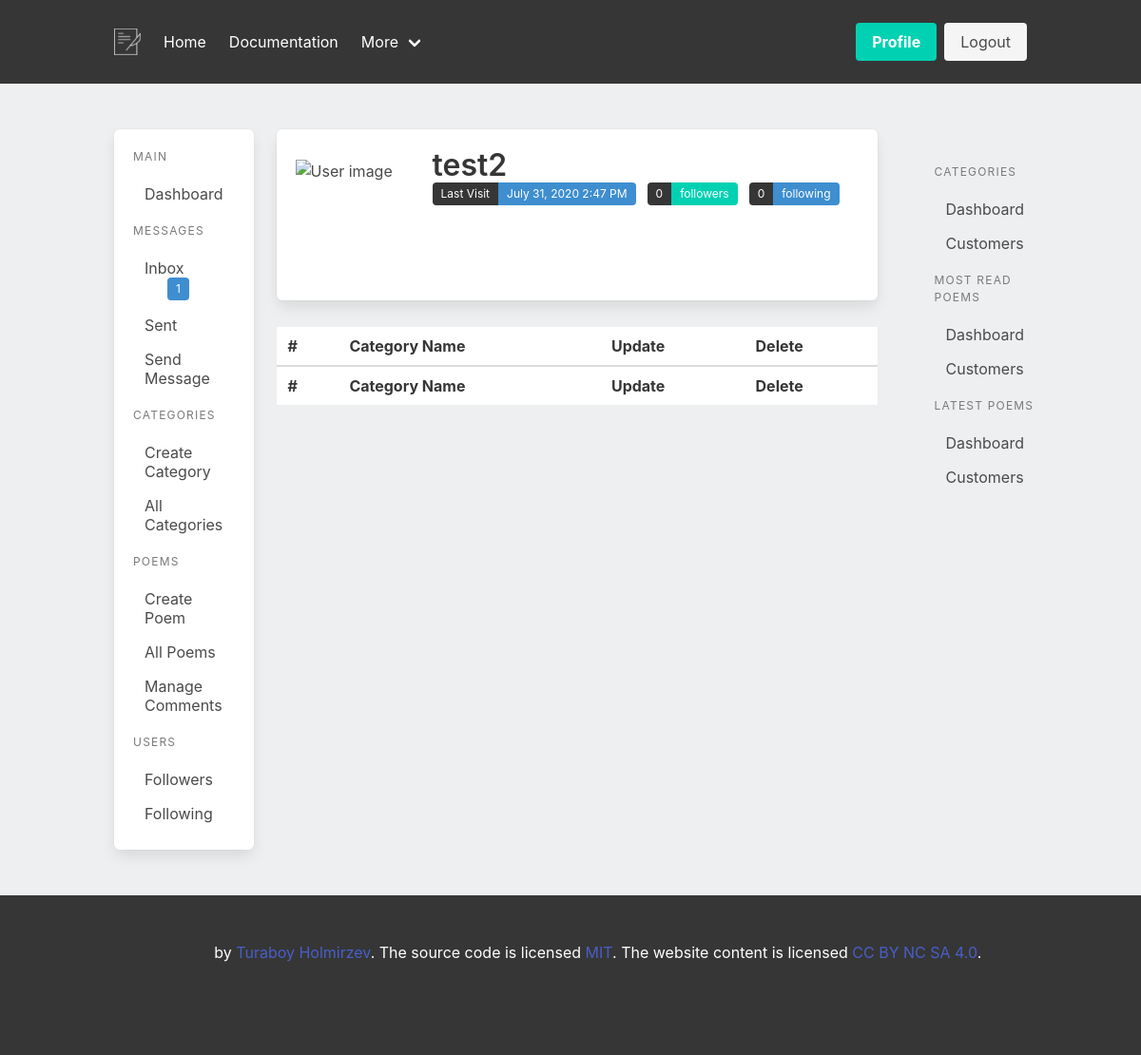
The app's page /poems/categories (signed in), older data.
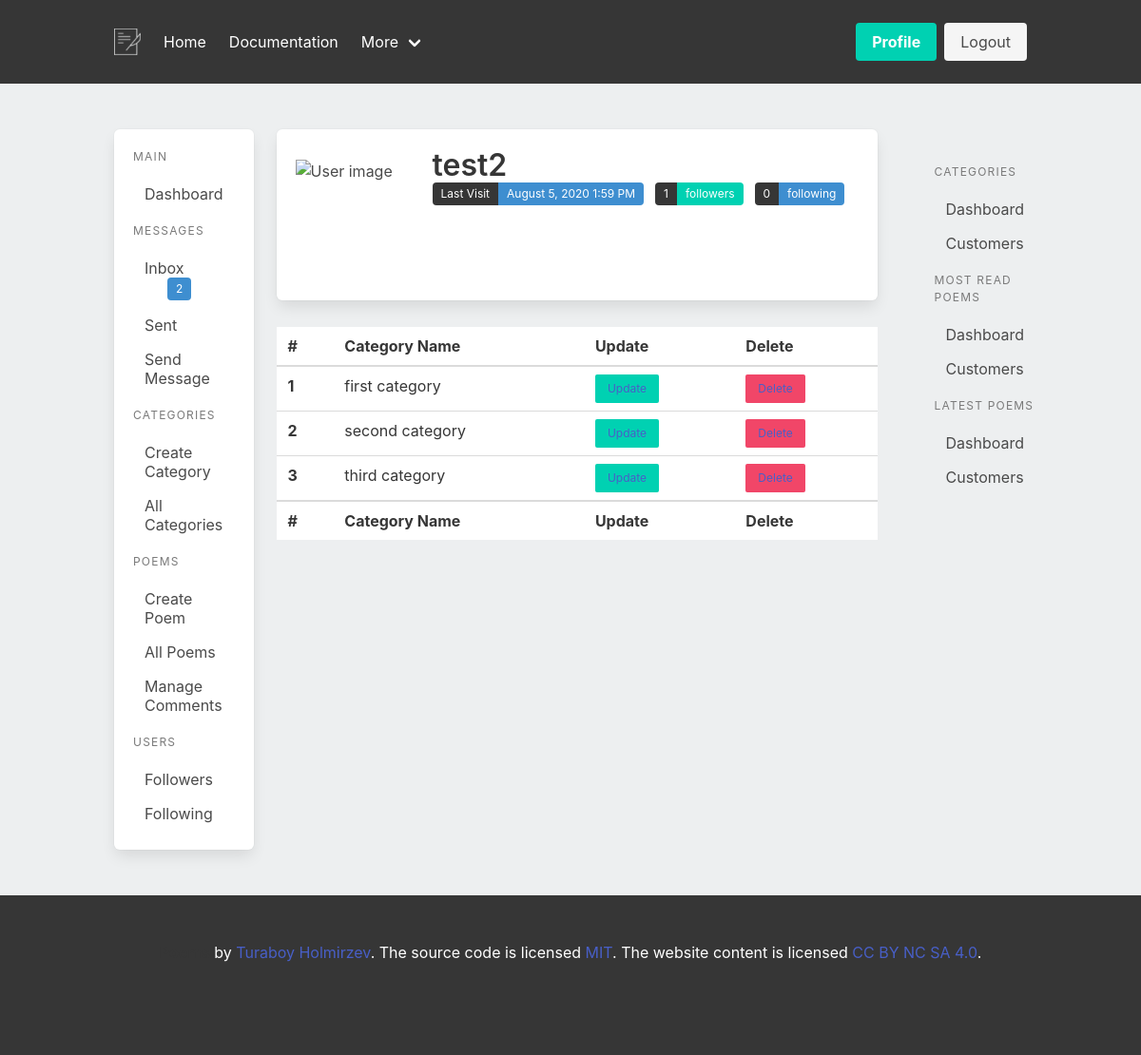
The same page, newer data.
### app/models.py (models this page shows, shortened)
class Message(db.Model):
    id = db.Column(db.Integer, primary_key=True)
    body = db.Column(db.String(140))
    is_read = db.Column(db.Boolean, default=False)
    create_at = db.Column(db.DateTime, default=datetime.utcnow)
    sent_user_id = db.Column(db.Integer, db.ForeignKey('user.id'), nullable=False)
    received_user_id = db.Column(db.Integer, db.ForeignKey('user.id'), nullable=False)

class User(UserMixin, db.Model):
    id = db.Column(db.Integer, primary_key=True)
    username = db.Column(db.String(64), index=True, unique=True)
    email = db.Column(db.String(120), index=True, unique=True)
    image_file = db.Column(db.String(120), nullable=True, default="default.jpg")
    password_hash = db.Column(db.String(128))
    about_me = db.Column(db.String(140))
    is_admin = db.Column(db.Boolean, default=False)
    last_seen = db.Column(db.DateTime, default=datetime.utcnow)
    poems = db.relationship('Poem', backref='author', lazy='dynamic')
    sent_messages = db.relationship('Message', backref='sent_user', lazy=True, foreign_keys='Message.sent_user_id')
    received_messages = db.relationship('Message', backref='received_user', lazy=True, foreign_keys='Message.received_user_id')
    followed = db.relationship(
        'User', secondary=followers,
        primaryjoin=(followers.c.follower_id == id),
        secondaryjoin=(followers.c.followed_id == id),
        backref=db.backref('followers', lazy='dynamic'), lazy='dynamic')
    def new_inbox_messages(self):
        return len([m for m in self.received_messages if m.is_read == False])

class Category(db.Model):
    id = db.Column(db.Integer, primary_key=True)
    name = db.Column(db.String(300), nullable=False)
    poems = db.relationship('Poem', backref='category', lazy='dynamic')

### app/poems/routes.py (the view)
@bp.route("/categories")
def category_list():
    return render_template("poems/category_list.html", categories=Category.query.all())

### app/models.py (called while the page is built)
@login.user_loader
def load_user(id):
    return User.query.get(int(id))

### app/templates/poems/category_list.html
{% extends "dashboard_base.html" %}
{% block dashboard %}
<section class="mt-3 pt-4 table-container">
    <table class="table is-fullwidth">
        <thead>
            <tr>
              <th>#</th>
              <th>Category Name</th>
              <th>Update</th>
              <th>Delete</th>
            </tr>
        </thead>
        <tfoot>
            <tr>
              <th>#</th>
              <th>Category Name</th>
              <th>Update</th>
              <th>Delete</th>
            </tr>
        </tfoot>
        <tbody>
            {% for category in categories %}
            <tr>
                <th>{{loop.index}}</th>
                <td>{{category.name}}</td>
                <td>
                    <button class="button is-small is-primary">
                        <a href="{{ url_for('poems.update_category', id=category.id) }}">Update</a>
                    </button>
                </td>
                <td>
                    <button class="button is-small is-danger">
                        <a href="{{ url_for('poems.delete_category', id=category.id) }}">Delete</a>
                    </button>
                </td>
            </tr>
            {% endfor %}
        </tbody>
    </table>
</section>
{% endblock dashboard %}

### app/templates/dashboard_base.html
{% extends "base.html" %}
{% block dashboard_menu %}
    {% include "partials/left_nav.html" %}
{% endblock %}
{% block content %}
    <section>
        {% include "partials/user_profile.html" %}
    </section>
    {% block dashboard %}
    {% endblock dashboard %}
{% endblock content %}

### app/templates/base.html (shortened to what this page needs)
<!DOCTYPE html>
<html style="background-color: #edeff0;">
    <head>
        <link rel="stylesheet" href="https://cdn.jsdelivr.net/npm/bulma@0.9.0/css/bulma.min.css">
        <link rel="stylesheet" href="{{ url_for('static', filename='main.css') }}" >
    </head>
    <body>
        <header>
            {% include "partials/nav.html" %}
        </header>
        <main class="section">
            <div class="container">
                <div class="columns">
                    <div class="column">
                        {% block dashboard_menu %}
                        {% endblock %}
                    </div>
                    <div class="column is-two-thirds">
                    {% block content %}{% endblock %}
                    </div>
                    {% block side_menu %}
                        <div class="column section is-hidden-mobile">
                            {% include "partials/aside.html" %}
                        </div>
                    {% endblock %}
                </div>
            </div>
        </main>
        <footer class="footer has-background-dark">
            <div class="content has-text-centered has-text-white">
              <p>
                <strong>Poems</strong> by <a href="#">Turaboy Holmirzev</a>. The source code is licensed
                <a href="#">MIT</a>. The website content
                is licensed <a href="#">CC BY NC SA 4.0</a>.
              </p>
            </div>
        </footer>
    </body>
</html>

### app/templates/partials/nav.html (shortened to what this page needs)
<nav class="navbar is-dark is-spaced" role="navigation" aria-label="main navigation">
  <div class="container">
      <div class="navbar-brand">
          <a class="navbar-item" href="{{ url_for('main.index') }}">
            <img class="image" src="{{ url_for('static', filename='brand3.png') }}">
          </a>
        </div>
        <div id="navbarBasicExample" class="navbar-menu">
          <div class="navbar-start">
            <a class="navbar-item" href="{{ url_for('main.index') }}">
              Home
            </a>
            <a class="navbar-item" href="#">
              Documentation
            </a>
            <div class="navbar-item has-dropdown is-hoverable">
              <a class="navbar-link">
                More
              </a>
            </div>
          </div>
          <div class="navbar-end">
            <div class="navbar-item">
              <div class="buttons">
                  {% if current_user.is_authenticated %}
                      <a class="button is-primary" href="{{ url_for('users.dashboard', username=current_user.username) }}">
                          <strong>Profile</strong>
                      </a>
                      <a class="button is-light" href="{{ url_for('auth.logout') }}">
                          Logout
                      </a>
                  {% endif %}
              </div>
            </div>
          </div>
        </div>
  </div>
</nav>

### app/templates/partials/left_nav.html
<aside class="menu box">
    <p class="menu-label">
      Main
    </p>
    <ul class="menu-list">
      <li><a href="{{url_for('users.dashboard', username=current_user.username) }}">Dashboard</a></li>
    </ul>
    <p class="menu-label">
      Messages
    </p>
    <ul class="menu-list">
      <li>
        <a href="{{ url_for('users.inbox', username=current_user.username)}}"class="tags has-addons">Inbox
          {% if current_user.new_inbox_messages() > 0 %}
          <span class="ml-5 tag is-info">{{ current_user.new_inbox_messages() }}</span>
          {% endif %}
        </a>
      </li>
      <li><a href="{{ url_for('users.outbox', username=current_user.username)}}">Sent</a></li>
      <li><a href="{{ url_for('users.send_message', username=current_user.username)}}">Send Message</a></li>
    </ul>
    <p class="menu-label">
        Categories
      </p>
      <ul class="menu-list">
        <li><a href="{{ url_for('poems.create_category')}}" >Create Category</a></li>
        <li><a href="{{ url_for('poems.category_list') }}">All Categories</a></li>
      </ul>
    <p class="menu-label">
      Poems
    </p>
    <ul class="menu-list">
      <li>
        <a href="{{ url_for('poems.create_poem') }}">Create Poem</a>
      </li>
      <li>
        <a href="{{ url_for('poems.poem_list') }}">All Poems</a>
      </li>
      <li><a>Manage Comments</a></li>
    </ul>
    <p class="menu-label">
      Users
    </p>
    <ul class="menu-list">
      <li><a>Followers</a></li>
      <li><a>Following</a></li>
    </ul>
  </aside>

### app/templates/partials/user_profile.html (shortened to what this page needs)
<div class="box">
    <div class="media">
        <div class="media-left pt-3 is-hidden-mobile">
        <figure class="image is-128x128">
            <img src="{{ image_file }}" alt="User image">
        </figure>
        </div>
        <div class="media-content">
            <p class="title is-3 mb-0 is-hidden-mobile">{{ current_user.username }}</p>
            <div class="field is-grouped is-grouped-multiline is-clearfix">
                <div class="control">
                {% if current_user.last_seen %}
                  <div class="tags has-addons">
                    <span class="tag is-dark">Last Visit</span>
                    <span class="tag is-info">{{ moment(current_user.last_seen).format('LLL') }}</span>
                  </div>
                </div>
                {% endif %}
                <div class="control">
                  <div class="tags has-addons">
                    <span class="tag is-dark">{{ current_user.followers.count() }}</span>
                    <span class="tag is-primary">followers</span>
                  </div>
                </div>
                <div class="control">
                  <div class="tags has-addons">
                    <span class="tag is-dark">{{ current_user.followed.count() }}</span>
                    <span class="tag is-info">following</span>
                  </div>
                </div>
              </div>
        </div>
    </div>
</div>

### app/templates/partials/aside.html
<aside class="menu">
    <p class="menu-label">
      Categories
    </p>
    <ul class="menu-list">
      <li><a>Dashboard</a></li>
      <li><a>Customers</a></li>
    </ul>
    <p class="menu-label">
        Most Read Poems
      </p>
      <ul class="menu-list">
        <li><a>Dashboard</a></li>
        <li><a>Customers</a></li>
      </ul>
      <p class="menu-label">
        Latest Poems
      </p>
      <ul class="menu-list">
        <li><a>Dashboard</a></li>
        <li><a>Customers</a></li>
      </ul>
</aside>

Row changes from the older to the newer data that the page shows:
changed Message: new_inbox_messages "1" → "2"
changed User "test2": last_seen "July 31, 2020 2:47 PM" → "August 5, 2020 1:59 PM"
added Category: name "first category"
added Category: name "second category"
added Category: name "third category"
Text that changed along with them:
{{ current_user.followers.count() }}: "0" → "1"
